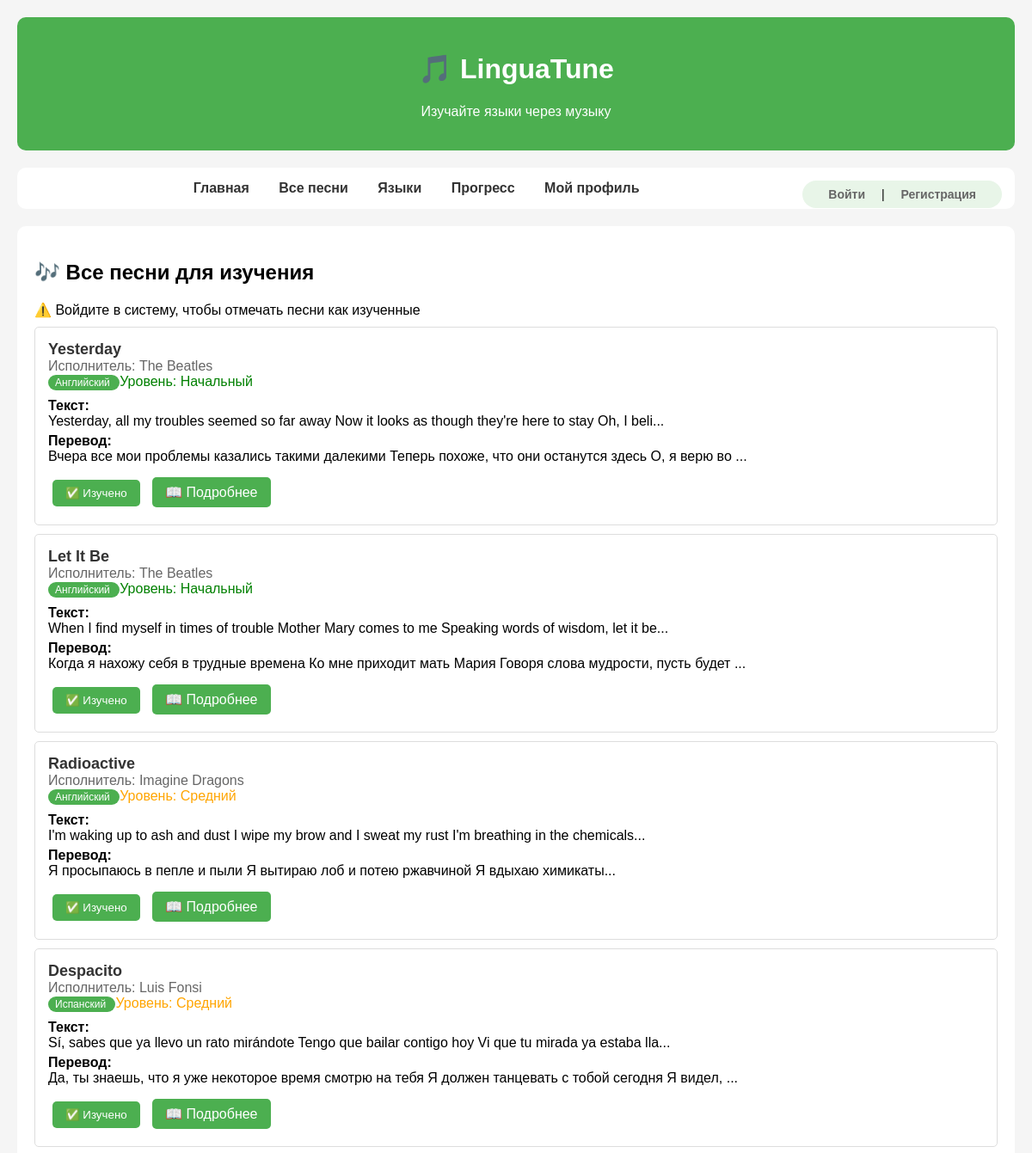
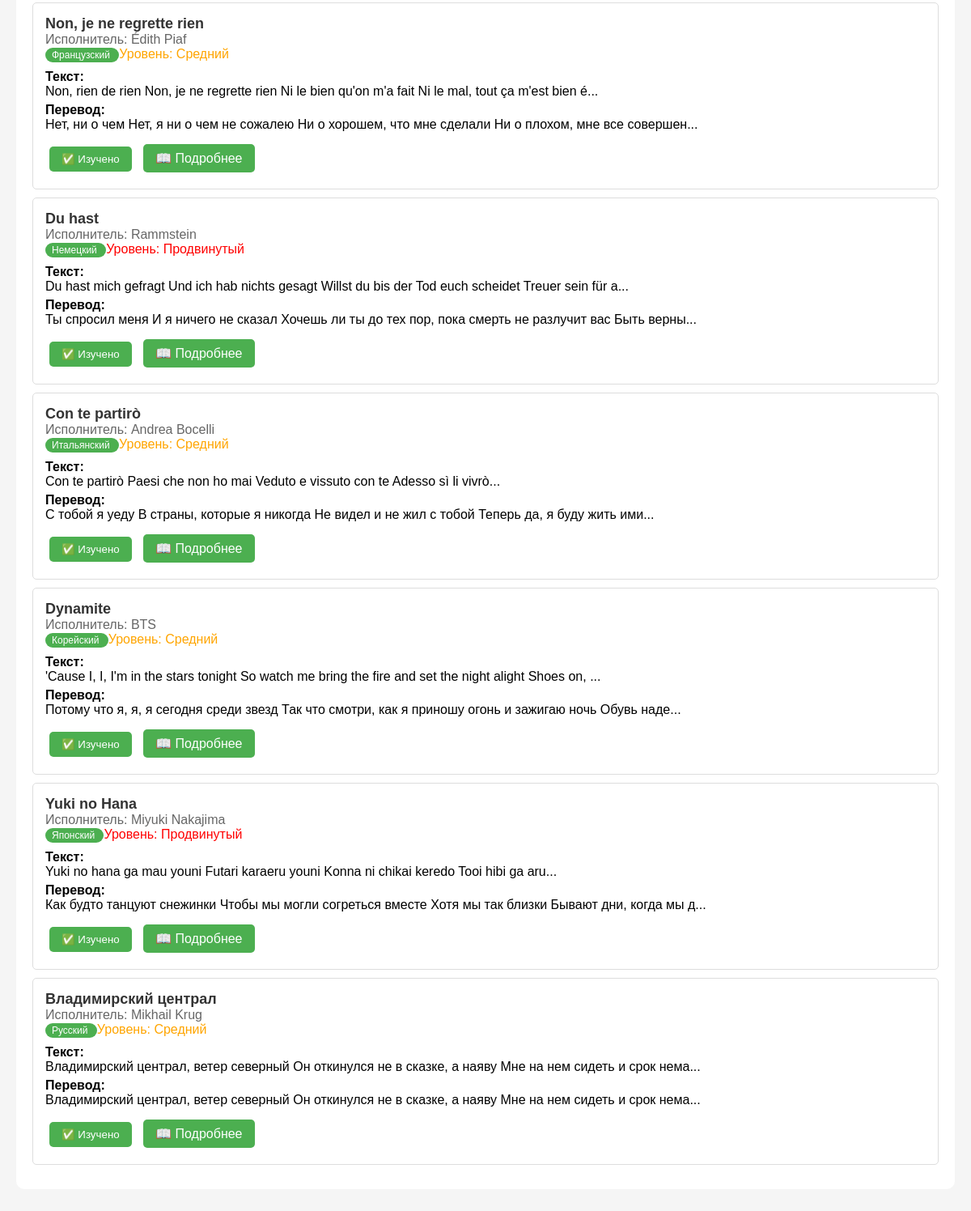
Screenshot of /songs with the database file from the repository (2 pictures, top to bottom).
### models/songs.py (models this page shows)
class SongBase(SQLModel):
    title: str
    artist: str
    language: str
    lyrics_original: str
    lyrics_translation: str
    difficulty: str
    vocabulary: List[str] = []
    duration: int

class Song(SongBase, table=True):
    id: Optional[int] = Field(default=None, primary_key=True)
    title: str = Field(index=True)
    artist: str = Field(index=True)
    language: str = Field(index=True)
    lyrics_original: str
    lyrics_translation: str
    difficulty: str = Field(default="intermediate")
    vocabulary: List[str] = Field(
        default_factory=list,
        sa_column=Column(JSON)
    )
    duration: int = Field(default=180)
    genre: Optional[str] = None
    year: Optional[int] = None
    class Config:
        arbitrary_types_allowed = True

### main.py (the view)
@app.get("/songs", response_class=HTMLResponse)
async def read_songs(
    request: Request,
    session: Session = Depends(get_session)
):
    global current_user
    statement = select(Song)
    songs_data = session.exec(statement).all()
    learned_songs = []
    if current_user:
        user_statement = select(User).where(User.email == current_user)
        user = session.exec(user_statement).first()
        if user:
            learned_songs = user.learned_songs
    songs_with_progress = []
    for song in songs_data:
        song_dict = song.dict()
        song_dict["is_learned"] = song.id in learned_songs
        songs_with_progress.append(song_dict)
    return templates.TemplateResponse("songs.html", {
        "request": request,
        "songs": songs_with_progress,
        "user_email": current_user
    })

### templates/songs.html (shortened to what this page needs)
{% extends "base.html" %}
{% block content %}
<h2>🎶 Все песни для изучения</h2>
{% if not user_email %}
<div class="alert alert-warning">
    ⚠️ Войдите в систему, чтобы отмечать песни как изученные
</div>
{% endif %}
{% for song in songs %}
<div class="song-card" id="song-{{ song.id }}" {% if song.id in learned_song_ids %}style="background: #e8f5e8;"{% endif %}>
    <div class="song-title">
        {{ song.title }}
    </div>
    <div class="song-artist">Исполнитель: {{ song.artist }}</div>
    <div>
        <span class="language-badge">
            {% if song.language == 'en' %}🇬🇧 Английский
            {% elif song.language == 'es' %}🇪🇸 Испанский
            {% elif song.language == 'fr' %}🇫🇷 Французский
            {% elif song.language == 'de' %}🇩🇪 Немецкий
            {% else %}{{ song.language }}{% endif %}
        </span>
        <span class="difficulty-{{ song.difficulty }}">
            Уровень:
            {% if song.difficulty == 'beginner' %}Начальный
            {% elif song.difficulty == 'intermediate' %}Средний
            {% elif song.difficulty == 'advanced' %}Продвинутый
            {% else %}{{ song.difficulty }}{% endif %}
        </span>
    </div>
    <div style="margin-top: 10px;">
        <strong>Текст:</strong><br>
        {{ song.lyrics_original[:100] }}...
    </div>
    <div style="margin-top: 5px;">
        <strong>Перевод:</strong><br>
        {{ song.lyrics_translation[:100] }}...
    </div>
    <div style="margin-top: 10px;">
        {% if user_email %}
            {% if song.id not in learned_song_ids %}
                <button onclick="markAsLearned({{ song.id }})" class="btn">✅ Отметить изученной</button>
            {% else %}
                <button onclick="unmarkAsLearned({{ song.id }})" class="btn btn-danger">❌ Убрать отметку</button>
            {% endif %}
        {% else %}
            <button class="btn" disabled title="Войдите чтобы отмечать песни">✅ Изучено</button>
        {% endif %}
        <a href="/song/{{ song.id }}" class="btn">📖 Подробнее</a>
    </div>
</div>
{% endfor %}
{% endblock %}

### templates/base.html (shortened to what this page needs)
<!DOCTYPE html>
<html lang="ru">
<head>
</head>
<body>
    <div class="header">
        <h1>🎵 LinguaTune</h1>
        <p>Изучайте языки через музыку</p>
    </div>
    <div class="nav">
        <a href="/">Главная</a>
        <a href="/songs">Все песни</a>
        <a href="/languages">Языки</a>
        <a href="/progress">Прогресс</a>
        <a href="/profile">Мой профиль</a>
        {% if user_email %}
            <span class="user-info">👤 {{ user_email }} | <a href="/logout" style="color: #666;">Выйти</a></span>
        {% else %}
            <span class="user-info">
                <a href="/login" style="color: #666;">Войти</a> |
                <a href="/register" style="color: #666;">Регистрация</a>
            </span>
        {% endif %}
    </div>
    <div class="content">
        {% block content %}{% endblock %}
    </div>
</body>
</html>

### templates/base.html (style rules this page uses)
body { font-family: Arial, sans-serif; max-width: 1200px; margin: 0 auto; padding: 20px; background: #f5f5f5; }
.header { background: #4CAF50; color: white; padding: 20px; text-align: center; border-radius: 10px; margin-bottom: 20px; }
.nav { background: white; padding: 15px; border-radius: 10px; margin-bottom: 20px; text-align: center; }
.nav a { margin: 0 15px; text-decoration: none; color: #333; font-weight: bold; }
.user-info { float: right; background: #e8f5e8; padding: 8px 15px; border-radius: 20px; font-size: 14px; }
.content { background: white; padding: 20px; border-radius: 10px; margin-bottom: 20px; }
.song-card { border: 1px solid #ddd; padding: 15px; margin: 10px 0; border-radius: 5px; }
.song-title { font-size: 18px; font-weight: bold; color: #333; }
.song-artist { color: #666; }
.language-badge { background: #4CAF50; color: white; padding: 2px 8px; border-radius: 10px; font-size: 12px; }
.difficulty-beginner { color: green; }
.difficulty-intermediate { color: orange; }
.difficulty-advanced { color: red; }
.btn { background: #4CAF50; color: white; padding: 8px 15px; border: none; border-radius: 5px; cursor: pointer; margin: 5px; text-decoration: none; display: inline-block; }

### rows the page displays
Song: title "Yesterday", artist "The Beatles", language "Английский", difficulty "Начальный", lyrics_original "Yesterday, all my troubles seemed so far away Now it looks as though they're here to stay Oh, I beli", lyrics_translation "Вчера все мои проблемы казались такими далекими Теперь похоже, что они останутся здесь О, я верю во"
Song: title "Let It Be", artist "The Beatles", language "Английский", difficulty "Начальный", lyrics_original "When I find myself in times of trouble Mother Mary comes to me Speaking words of wisdom, let it be", lyrics_translation "Когда я нахожу себя в трудные времена Ко мне приходит мать Мария Говоря слова мудрости, пусть будет"
Song: title "Radioactive", artist "Imagine Dragons", language "Английский", difficulty "Средний", lyrics_original "I'm waking up to ash and dust I wipe my brow and I sweat my rust I'm breathing in the chemicals", lyrics_translation "Я просыпаюсь в пепле и пыли Я вытираю лоб и потею ржавчиной Я вдыхаю химикаты"
Song: title "Despacito", artist "Luis Fonsi", language "Испанский", difficulty "Средний", lyrics_original "Sí, sabes que ya llevo un rato mirándote Tengo que bailar contigo hoy Vi que tu mirada ya estaba lla", lyrics_translation "Да, ты знаешь, что я уже некоторое время смотрю на тебя Я должен танцевать с тобой сегодня Я видел,"
Song: title "Non, je ne regrette rien", artist "Édith Piaf", language "Французский", difficulty "Средний", lyrics_original "Non, rien de rien Non, je ne regrette rien Ni le bien qu'on m'a fait Ni le mal, tout ça m'est bien é", lyrics_translation "Нет, ни о чем Нет, я ни о чем не сожалею Ни о хорошем, что мне сделали Ни о плохом, мне все совершен"
Song: title "Du hast", artist "Rammstein", language "Немецкий", difficulty "Продвинутый", lyrics_original "Du hast mich gefragt Und ich hab nichts gesagt Willst du bis der Tod euch scheidet Treuer sein für a", lyrics_translation "Ты спросил меня И я ничего не сказал Хочешь ли ты до тех пор, пока смерть не разлучит вас Быть верны"
Song: title "Con te partirò", artist "Andrea Bocelli", language "Итальянский", difficulty "Средний", lyrics_original "Con te partirò Paesi che non ho mai Veduto e vissuto con te Adesso sì li vivrò", lyrics_translation "С тобой я уеду В страны, которые я никогда Не видел и не жил с тобой Теперь да, я буду жить ими"
Song: title "Dynamite", artist "BTS", language "Корейский", difficulty "Средний", lyrics_original "'Cause I, I, I'm in the stars tonight So watch me bring the fire and set the night alight Shoes on,", lyrics_translation "Потому что я, я, я сегодня среди звезд Так что смотри, как я приношу огонь и зажигаю ночь Обувь наде"
Song: title "Yuki no Hana", artist "Miyuki Nakajima", language "Японский", difficulty "Продвинутый", lyrics_original "Yuki no hana ga mau youni Futari karaeru youni Konna ni chikai keredo Tooi hibi ga aru", lyrics_translation "Как будто танцуют снежинки Чтобы мы могли согреться вместе Хотя мы так близки Бывают дни, когда мы д"
Song: title "Владимирский централ", artist "Mikhail Krug", language "Русский", difficulty "Средний", lyrics_original "Владимирский централ, ветер северный Он откинулся не в сказке, а наяву Мне на нем сидеть и срок нема", lyrics_translation "Владимирский централ, ветер северный Он откинулся не в сказке, а наяву Мне на нем сидеть и срок нема"
